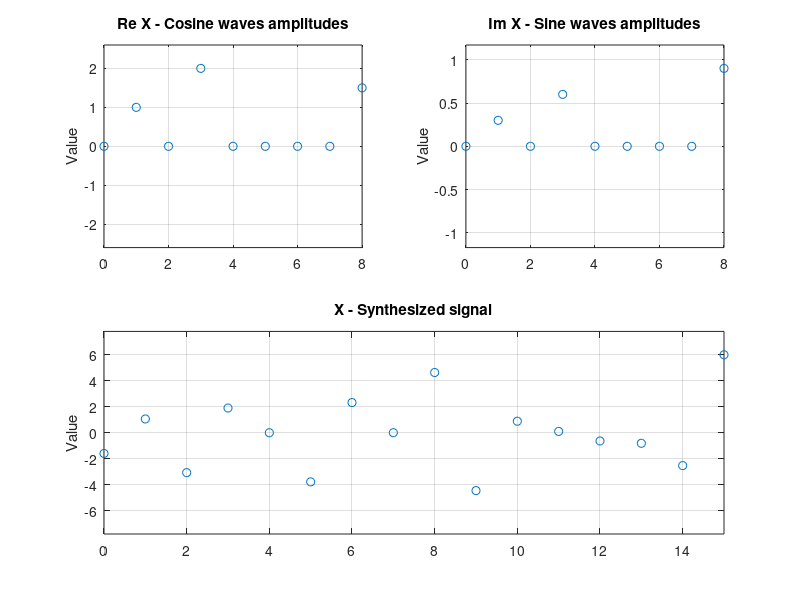

Source code (MATLAB):
#! /usr/bin/octave -qf

% Inverse Real DFT

% Time domain length
td_length = 16;

% Frequency domain length
fd_length = (td_length/2)+1;

% Prepare empty result buffer
X = zeros(1, td_length);

% Prepare frequency domain (randomly taken data)
ReX = [0,   1, 0,   2, 0, 0, 0, 0,   3];
ImX = [0, 0.3, 0, 0.6, 0, 0, 0, 0, 0.9];

% Calculus
% Finding the cosine and sine wave amplitudes

ReX_ = ReX;
ImX_ = ImX;

t = td_length/2;

for k=1:length(fd_length),
	ReX_(k) = ReX_(k)/t;
	ImX_(k) = ImX_(k)/t;
end;

ReX(1) = ReX(1)/2;
ReX(fd_length) = ReX(fd_length)/2;

t = 2*pi/td_length

for k=1:fd_length,
    for i=1:td_length,       
        X(i) = X(i) + ReX_(k)*cos(t*k*i);
    	X(i) = X(i) + ImX_(k)*sin(t*k*i);
    end;
end;

% Displaying

y_range_amplifier = 1.3;

td = 0:fd_length-1;

subplot(2, 2, 1);
plot(td, ReX(1:length(ReX)), 'o');
grid on
y_range = max(abs(min(ReX)), abs(max(ReX)))*y_range_amplifier;
axis([0 length(td)-1 -y_range y_range]);
title('Re X - Cosine waves amplitudes');
ylabel('Value');

subplot(2, 2, 2);
plot(td, ImX(1:length(ImX)), 'o');
grid on
y_range = max(abs(min(ImX)), abs(max(ImX)))*y_range_amplifier;
axis([0 length(td)-1 -y_range y_range]);
title('Im X - Sine waves amplitudes');
ylabel('Value');

td = 0:td_length-1;

subplot(2, 2, 3:4);
plot(td, X(1:length(X)), 'o');
grid on
y_range = max(abs(min(X)), abs(max(X)))*y_range_amplifier;
axis([0 length(td)-1 -y_range y_range]);
title('X - Synthesized signal');
ylabel('Value');

printf("Press any key to exit..");
pause